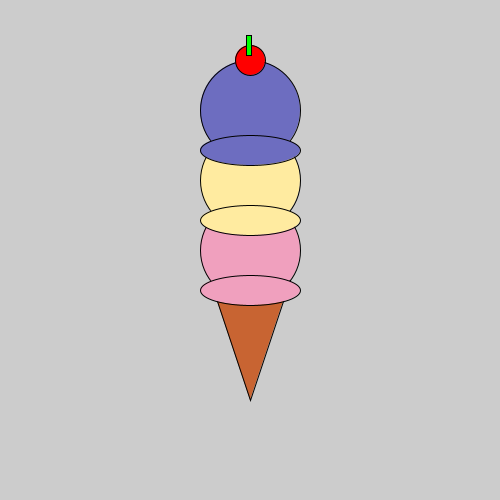
Frame 1 (no input)
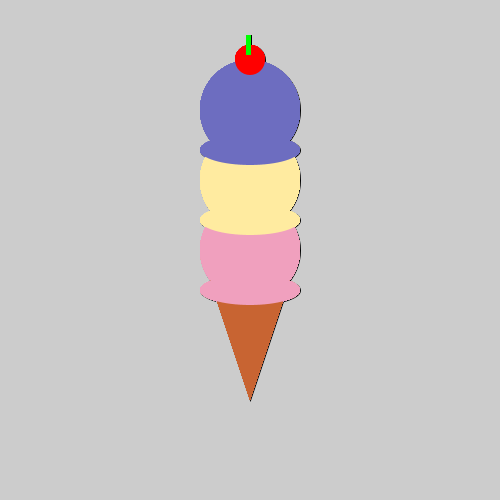
Frame 60 (the mouse pressed at the canvas centre just before this capture)
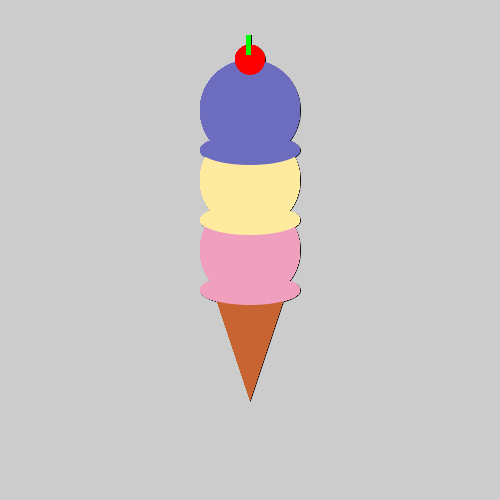
Frame 120 (the mouse held since frame 60 and released just before this capture)

The Processing sketch that drew these frames (run headless with seeded random() and noise(); from frame 60 on, the mouse is pressed at the canvas centre):

// Processing sketch: ice_cream
// ── ice_cream.pde
void setup() {
 size(500, 500); 
}

void draw() {
  // make some ice cream!
  fill(200, 100, 50);
  triangle(250, 400, 290, 280, 210, 280);
  fill(240, 160, 190);
  ellipse(250, 250, 100, 100);
  ellipse(250, 290, 100, 30);
  fill(255, 235, 160);
  ellipse(250, 180, 100, 100);
  ellipse(250, 220, 100, 30);
  fill(109, 109, 192);
  ellipse(250, 110, 100, 100);
  ellipse(250, 150, 100, 30);
  fill(255, 0, 0);
  ellipse(250, 60, 30, 30);
  fill(0, 255, 0);
  rect(246, 35, 5, 20);
  noStroke();
}
